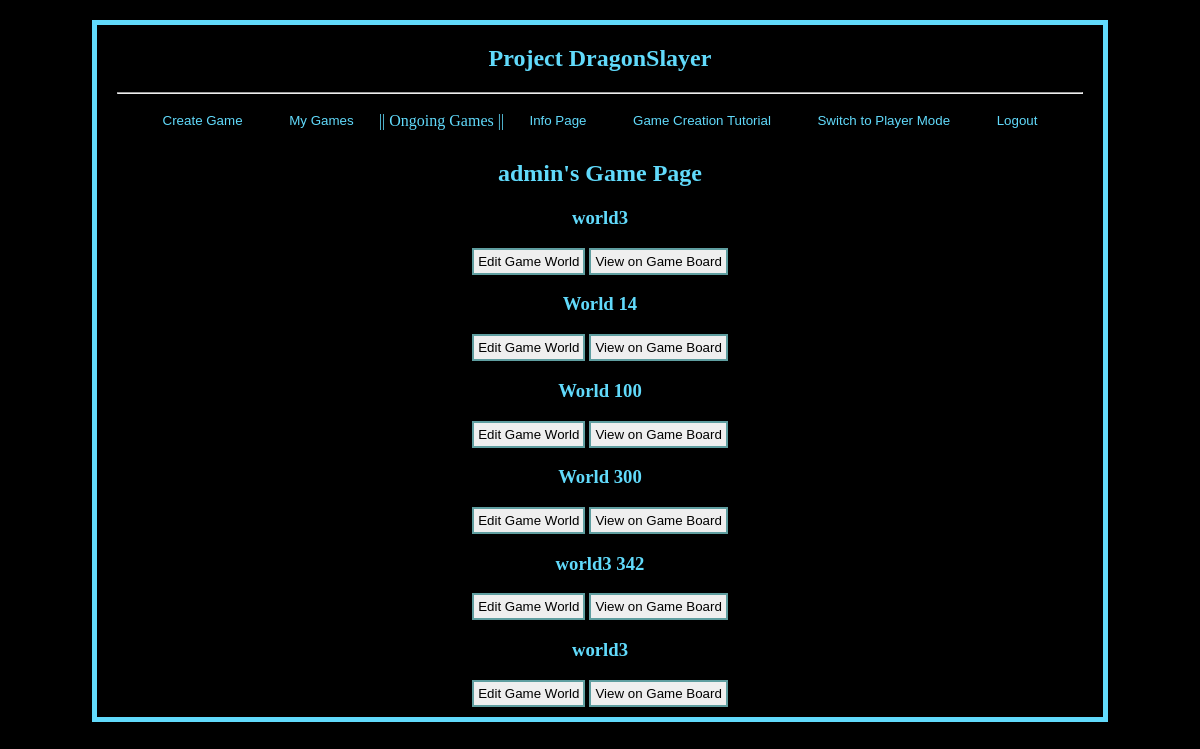
The page /mygames/ (signed in) on the database as committed earlier.
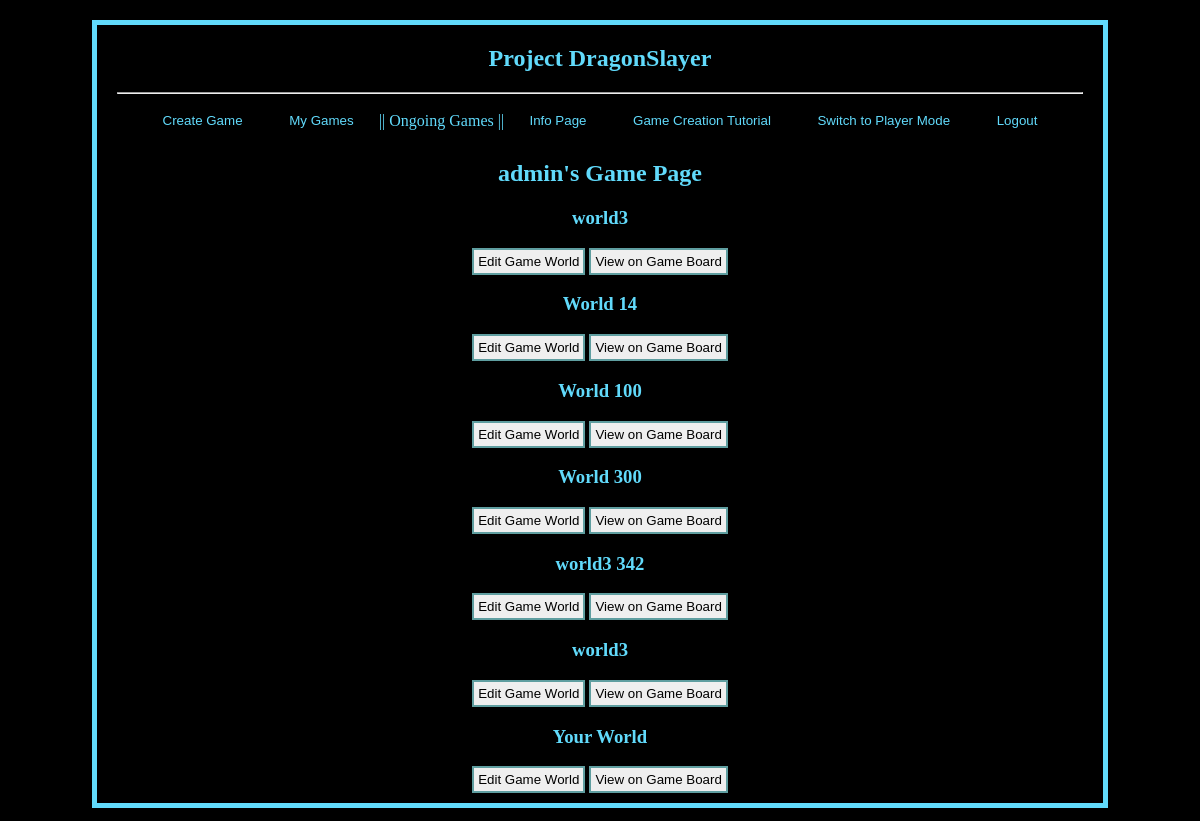
The same page on the database as committed later.
### DDGameApp/models.py (models this page shows)
class GameModel(models.Model):
    worldName = models.CharField(max_length = 100)
    body = models.TextField(max_length = 10000)
    pub_date = models.DateTimeField(default = timezone.now)
    foreign_user = models.ForeignKey(User, on_delete= models.CASCADE)
    active = models.CharField(max_length = 4, default = "no")
    display = models.CharField(max_length = 4, default = "no")
    picture = models.CharField(max_length = 10000)

### DDGameApp/views.py (the view)
# urls.py: path('mygames/', views.mygame, name = 'games'),
def mygame(request):
    long = GameModel.objects.filter(foreign_user = request.user)
    length = len(long)
    return render(request, 'DDGameApp/mygames.html',{'game': GameModel.objects.filter(foreign_user = request.user), 'length':length})

### DDGameApp/templates/DDGameApp/mygames.html
{% extends 'DDGameApp/overlord.html' %} {% block over %}
<section>
    <h2>{{user.username}}'s Game Page</h2>
    {% if length > 0%}
    {%for x in game%}
    <h3>{{x.worldName}}</h3>
    <button class="butt" onclick=window.location.href="{% url 'editgame' x.id %}" > Edit Game World</button>
    <button class="butt" onclick=window.location.href="{% url 'preview' x.id %}" >View on Game Board </button>
    {%endfor%}
    {%else%}
    <h3>You do not any Game Worlds.</h3>
    <h4><a href="{%url 'create'%}">Create One!!</a></h4>
    {%endif%}
</section>
{% endblock %}

Rows that differ between the two databases and show on the page:
added GameModel: worldName "Your World"
